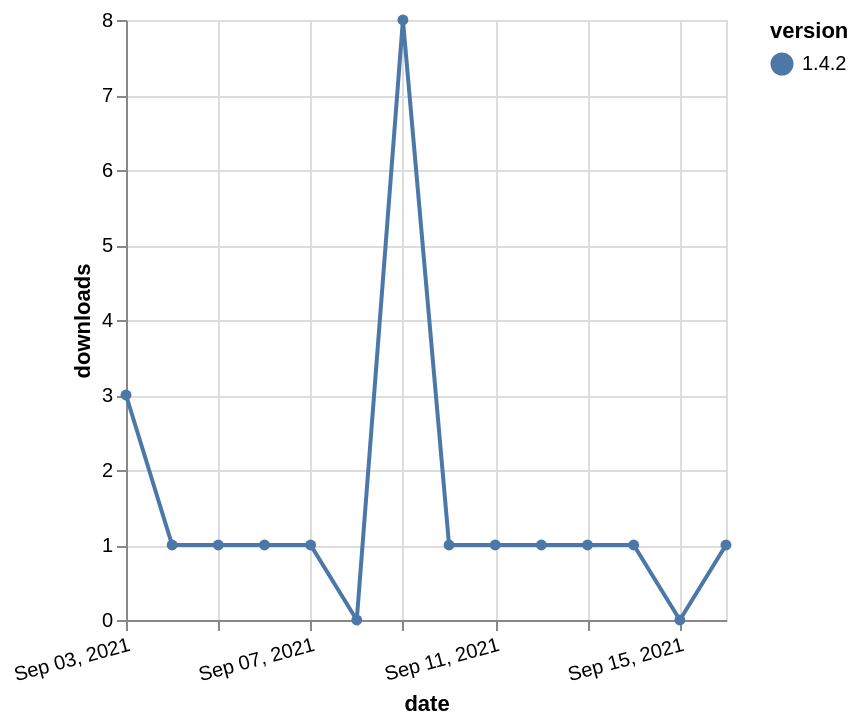

Write a Vega-Lite specification for this figure.
### Vega-Lite specification from a JSON file in a GitHub repository (floating-point values rounded to 4 significant figures)
{"$schema": "https://vega.github.io/schema/vega-lite/v5.json", "description": "A simple bar chart with embedded data.", "data": {"values": [{"date": "2021-09-03", "total": 509, "delta": 3, "version": "1.4.2"}, {"date": "2021-09-04", "total": 510, "delta": 1, "version": "1.4.2"}, {"date": "2021-09-05", "total": 511, "delta": 1, "version": "1.4.2"}, {"date": "2021-09-06", "total": 512, "delta": 1, "version": "1.4.2"}, {"date": "2021-09-07", "total": 513, "delta": 1, "version": "1.4.2"}, {"date": "2021-09-08", "total": 513, "delta": 0, "version": "1.4.2"}, {"date": "2021-09-09", "total": 521, "delta": 8, "version": "1.4.2"}, {"date": "2021-09-10", "total": 522, "delta": 1, "version": "1.4.2"}, {"date": "2021-09-11", "total": 523, "delta": 1, "version": "1.4.2"}, {"date": "2021-09-12", "total": 524, "delta": 1, "version": "1.4.2"}, {"date": "2021-09-13", "total": 525, "delta": 1, "version": "1.4.2"}, {"date": "2021-09-14", "total": 526, "delta": 1, "version": "1.4.2"}, {"date": "2021-09-15", "total": 526, "delta": 0, "version": "1.4.2"}, {"date": "2021-09-16", "total": 527, "delta": 1, "version": "1.4.2"}]}, "width": "container", "mark": {"type": "line", "point": {"filled": true}}, "encoding": {"x": {"field": "date", "type": "temporal", "timeUnit": "yearmonthdate", "title": "date", "axis": {"labelAngle": -15}}, "y": {"field": "delta", "type": "quantitative", "title": "downloads"}, "color": {"field": "version", "type": "nominal"}, "tooltip": {"field": "delta"}}}
